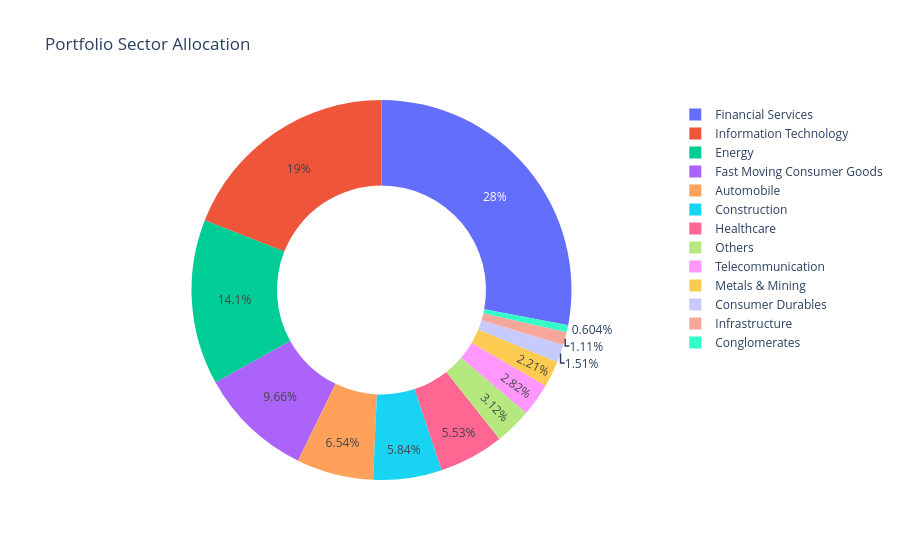

Write notebook code for a chart like this one.
### Code cell
# 13. Portfolio Sector Allocation Donut Chart
holdings = pd.read_csv("../data/processed/holdings.csv")

sector = holdings.groupby(
    "sector"
)["weight"].sum()

fig = px.pie(
    values=sector.values,
    names=sector.index,
    hole=0.55,
    title="Portfolio Sector Allocation"
)

# Save chart as static PNG image
fig.write_image("../reports/charts/sector_donut.png")

# Display the interactive plot
fig.show()

### Figure 1 — Plotly figure (JSON) as saved in the notebook; plotly's stock layout.template omitted (floating-point values rounded to 4 significant figures)
{"data": [{"domain": {"x": [0.0, 1.0], "y": [0.0, 1.0]}, "hole": 0.55, "hovertemplate": "label=%{label}<br>value=%{value}<extra></extra>", "labels": ["Automobile", "Conglomerates", "Construction", "Consumer Durables", "Energy", "Fast Moving Consumer Goods", "Financial Services", "Healthcare", "Information Technology", "Infrastructure", "Metals & Mining", "Others", "Telecommunication"], "legendgroup": "", "name": "", "showlegend": true, "type": "pie", "values": [6.5, 0.6, 5.8, 1.5, 14.0, 9.6, 27.8, 5.5, 18.9, 1.1, 2.2, 3.1, 2.8]}], "layout": {"legend": {"tracegroupgap": 0}, "title": {"text": "Portfolio Sector Allocation"}}}
